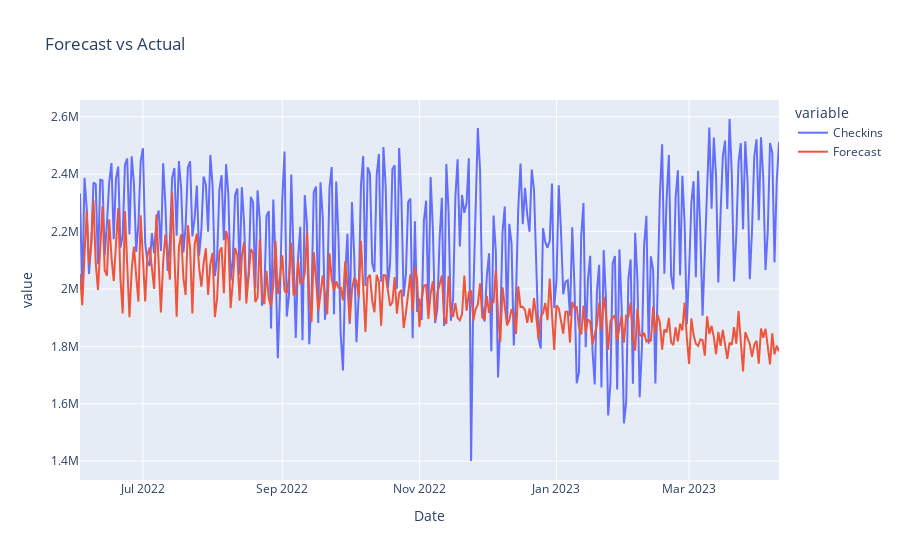

The notebook cell saved with this chart:
### Code cell
pt.line(X_test, x = "Date", y = ["Checkins", "Forecast"],title = "Forecast vs Actual")

### Figure 1 — Plotly figure (JSON) as saved in the notebook; plotly's stock layout.template omitted (floating-point values rounded to 4 significant figures; data arrays with more than 128 entries replaced by an {"elided": "..."} marker saying what was removed)
{"data": [{"hovertemplate": "variable=Checkins<br>Date=%{x}<br>value=%{y}<extra></extra>", "legendgroup": "Checkins", "line": {"color": "#636efa", "dash": "solid"}, "marker": {"symbol": "circle"}, "mode": "lines", "name": "Checkins", "orientation": "v", "showlegend": true, "type": "scatter", "x": {"elided": "312 str values"}, "xaxis": "x", "y": {"elided": "312 int values"}, "yaxis": "y"}, {"hovertemplate": "variable=Forecast<br>Date=%{x}<br>value=%{y}<extra></extra>", "legendgroup": "Forecast", "line": {"color": "#EF553B", "dash": "solid"}, "marker": {"symbol": "circle"}, "mode": "lines", "name": "Forecast", "orientation": "v", "showlegend": true, "type": "scatter", "x": {"elided": "312 str values"}, "xaxis": "x", "y": {"elided": "312 float values"}, "yaxis": "y"}], "layout": {"legend": {"title": {"text": "variable"}, "tracegroupgap": 0}, "title": {"text": "Forecast vs Actual"}, "xaxis": {"anchor": "y", "domain": [0, 1], "title": {"text": "Date"}}, "yaxis": {"anchor": "x", "domain": [0, 1], "title": {"text": "value"}}}}
